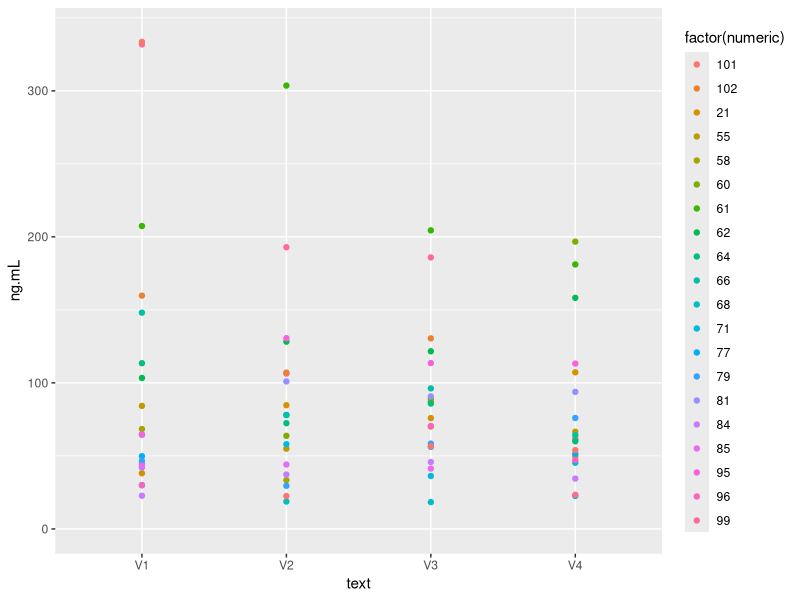
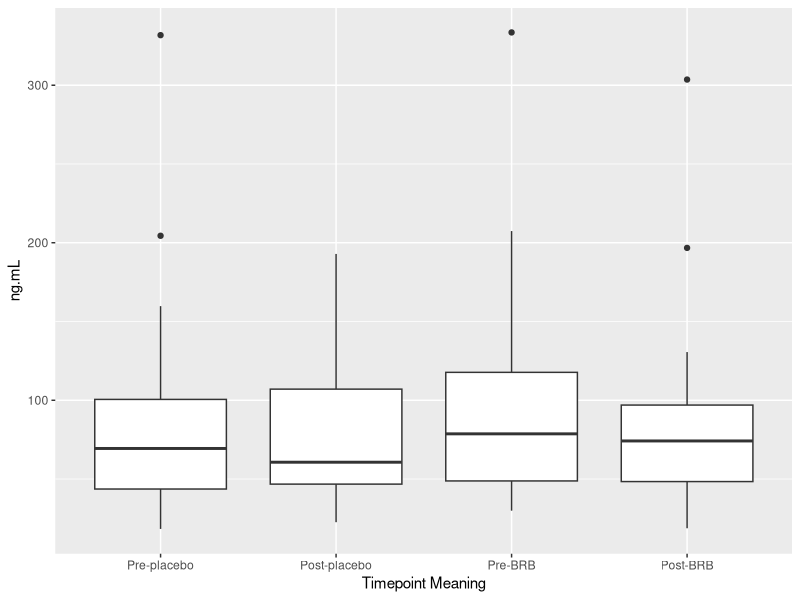
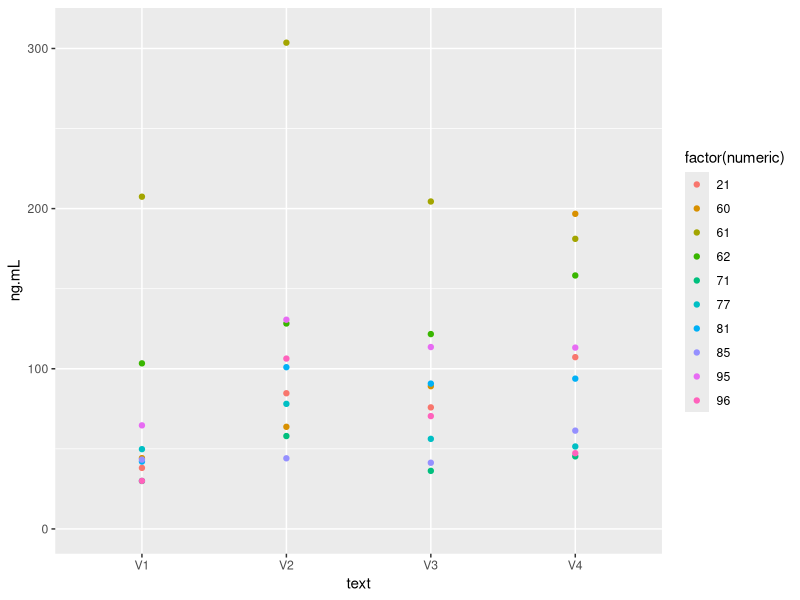
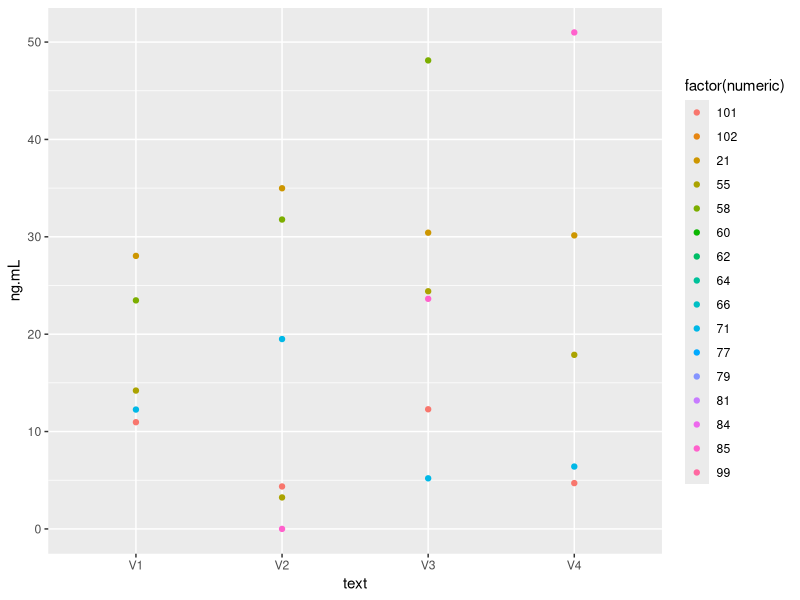
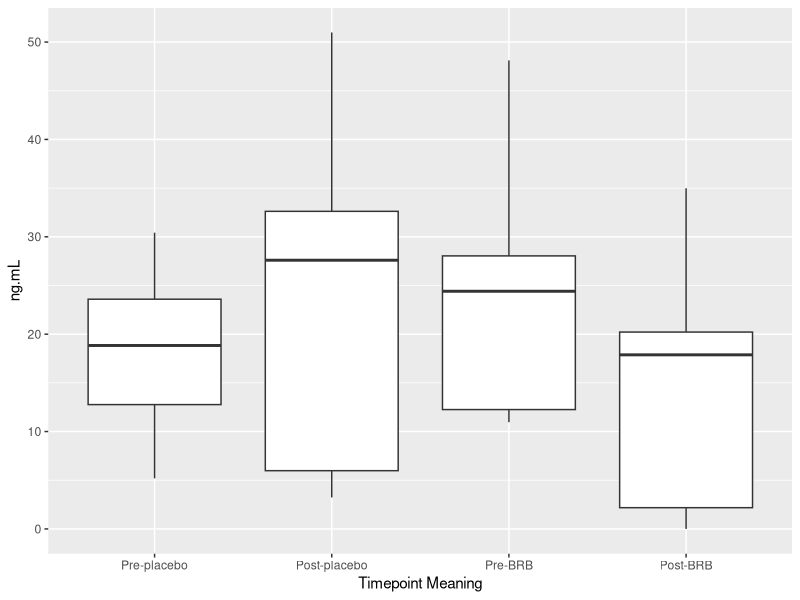
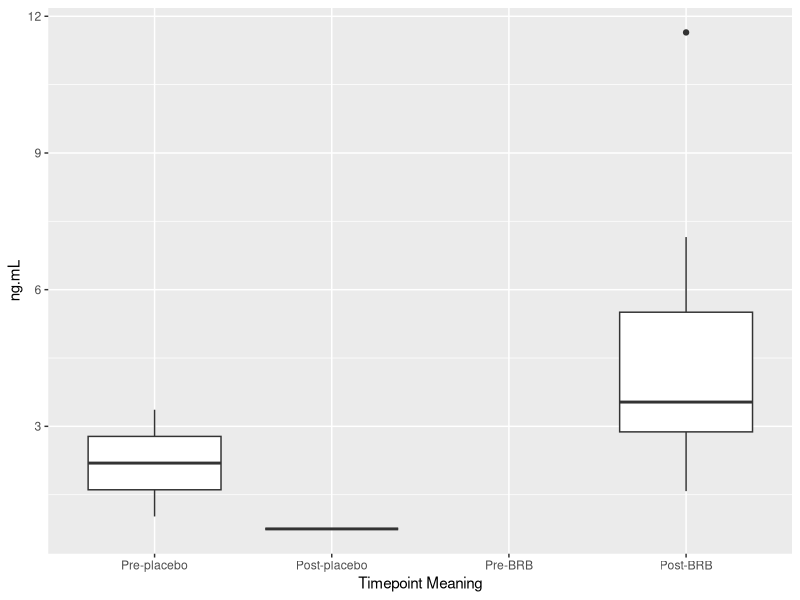

The R script that drew these images, in order: (Note: this script raises an error after producing the figures.)
## ---- chunk 1
knitr::opts_chunk$set(echo = TRUE)

library(readxl)
library(tidyverse)
library(dplyr)
library(ggplot2)
library(tidyr)
## ---- chunk 2
met <- readxl::read_xlsx("../data/raw/urine-metabolomics/Dan Urine Anthocyanin 11-10-2022.xlsx")
met2 <- readxl::read_xlsx("../data/raw/urine-metabolomics/Dan Urine Anthocyanin 11-10-2022.xlsx")

metadata4 <- read_excel("../data/raw/urine-metabolomics/Dan Urine Anthocyanin 11-10-2022.xlsx", sheet = "concentration ng mL")
metadata5 <- read_excel("../data/raw/urine-metabolomics/Dan Urine Anthocyanin 11-10-2022.xlsx", sheet = "concentration ng mL")
metadata6 <- read_excel("../data/raw/urine-metabolomics/Dan Urine Anthocyanin 11-10-2022.xlsx", sheet = "concentration ng mL")
metadata7 <- read_excel("../data/raw/urine-metabolomics/Dan Urine Anthocyanin 11-10-2022.xlsx", sheet = "concentration ng mL")
metadata8 <- read_excel("../data/raw/urine-metabolomics/Dan Urine Anthocyanin 11-10-2022.xlsx", sheet = "concentration ng mL")
metadata9 <- read_excel("../data/raw/urine-metabolomics/Dan Urine Anthocyanin 11-10-2022.xlsx", sheet = "concentration ng mL")
metadata10 <- read_excel("../data/raw/urine-metabolomics/Dan Urine Anthocyanin 11-10-2022.xlsx", sheet = "concentration ng mL")
metadata11 <- read_excel("../data/raw/urine-metabolomics/Dan Urine Anthocyanin 11-10-2022.xlsx", sheet = "concentration ng mL")
metadata12 <- read_excel("../data/raw/urine-metabolomics/Dan Urine Anthocyanin 11-10-2022.xlsx", sheet = "concentration ng mL")
metadata13 <- read_excel("../data/raw/urine-metabolomics/Dan Urine Anthocyanin 11-10-2022.xlsx", sheet = "concentration ng mL")
metadata14 <- read_excel("../data/raw/urine-metabolomics/Dan Urine Anthocyanin 11-10-2022.xlsx", sheet = "concentration ng mL")
metadata15 <- read_excel("../data/raw/urine-metabolomics/Dan Urine Anthocyanin 11-10-2022.xlsx", sheet = "concentration ng mL")
metadata16 <- read_excel("../data/raw/urine-metabolomics/Dan Urine Anthocyanin 11-10-2022.xlsx", sheet = "concentration ng mL")
metadata17 <- read_excel("../data/raw/urine-metabolomics/Dan Urine Anthocyanin 11-10-2022.xlsx", sheet = "concentration ng mL")
metadata18 <- read_excel("../data/raw/urine-metabolomics/Dan Urine Anthocyanin 11-10-2022.xlsx", sheet = "concentration ng mL")
metadata19 <- read_excel("../data/raw/urine-metabolomics/Dan Urine Anthocyanin 11-10-2022.xlsx", sheet = "concentration ng mL")
timepoint.key <- read_csv("../data/derived/timepoint_key_long.csv")
## ---- chunk 3
met2 <- met2[-c(2:23), ]
met2.transf <- met2 %>%
  gather(key = "column_ID", value = "value", 2:81)
met2.sep <- met2.transf %>%
  separate(column_ID, into = c("numeric", "text"), sep = "-" , remove = FALSE)
## ---- chunk 4
metadata4 <- metadata4[-c(2:37), ]
metadata4.trans <- metadata4 %>% 
  gather(key = "column_ID", value = "value", 2:81)
metadata4.sep <- metadata4.trans %>%
  separate(column_ID, into = c("numeric", "text"), sep = "-" , remove = FALSE)
metadata4.sep <- metadata4.sep %>%
  rename(ng.mL=value)
metadata4.sep$text <- toupper(metadata4.sep$text)
timepoint.key[6, "timepoints"] <- "HONC60-03-v3"
timepoint.key[9, "timepoints"] <- "HONC60-05-v3"
timepoint.key[87, "timepoints"] <- "HONC60-76-v1"
timepoint.key[120, "timepoints"] <- "HONC60-97-v4"
timepoint.key <- timepoint.key %>%
   separate(timepoints, into = c("Prefix", "Suffix"), sep = "(?<=HONC60)-")
timepoint.key <- timepoint.key %>%
  separate(Suffix, into = c("numeric", "text"), sep = "-")
timepoint.key$text <- toupper(timepoint.key$text)
timepoint.key$text <- gsub("\\.1", "", timepoint.key$text)
merged.meta.tpk <- merge(metadata4.sep, timepoint.key, by = c("numeric", "text"))
merged.meta.tpk <- merged.meta.tpk %>%
  mutate(timepoint_meaning = case_when(
    Timepoint == "rP" ~ "Pre-placebo" ,
    Timepoint == "tP" ~ "Post-placebo" , 
    Timepoint == "rB" ~ "Pre-BRB" , 
    Timepoint == "tB" ~ "Post-BRB" , 
    TRUE ~ "unknown"
  ))

## ---- chunk 5
metadata4.sep$ng.mL <- as.numeric(metadata4.sep$ng.mL)
ggplot(metadata4.sep, aes(x = text, y = ng.mL, color = factor(numeric))) + 
  geom_point() + 
  scale_y_continuous(name = "ng.mL", limits = c(0,340))
## ---- chunk 6
merged.meta.tpk$ng.mL <- as.numeric(merged.meta.tpk$ng.mL)

non_numeric_values <- merged.meta.tpk[!is.na(as.numeric(merged.meta.tpk$ng.mL)) & !is.finite(merged.meta.tpk$ng.mL), "ng.mL"]
if (length(non_numeric_values) > 0) {
  print("Warning: 'ng.mL' column contains non-numeric values.")
}
avg_data <- merged.meta.tpk %>%
  group_by(timepoint_meaning) %>%
  summarize(avg_value = mean(ng.mL, na.rm = TRUE))
View(avg_data)
ggplot(merged.meta.tpk, aes(x = factor(timepoint_meaning, levels = c("Pre-placebo", "Post-placebo", "Pre-BRB", "Post-BRB")) , y = ng.mL)) +
  geom_boxplot() +
  labs(x = "Timepoint Meaning")
## ---- chunk 7
metadata4.sep.high <- metadata4.sep
metadata4.sep.high <- subset(metadata4.sep.high, numeric %in% c(21, 61, 60, 71, 77, 81, 95, 96, 62, 85))
metadata4.sep.high$ng.mL <- as.numeric(metadata4.sep.high$ng.mL)
ggplot(metadata4.sep.high, aes(x = text, y = ng.mL, color = factor(numeric))) + 
  geom_point() + 
  scale_y_continuous(name = "ng.mL", limits = c(0,310))
## ---- chunk 8
metadata5 <- metadata5[-c(1, 3:37), ]
metadata5.trans <- metadata5 %>%
  gather(key = "column_ID", value = "value", 2:81)
metadata5.sepe <- metadata5.trans %>%
  separate(column_ID, into = c("numeric", "text"), sep = "-", remove = FALSE)
metadata5.sepe <- metadata5.sepe %>%
  rename(ng.mL=value)
metadata5.sepe$text <- toupper(metadata5.sepe$text)
merged.meta5.tpk <- merge(metadata5.sepe, timepoint.key, by = c("numeric", "text"))
merged.meta5.tpk <- merged.meta5.tpk %>%
  mutate(timepoint_meaning = case_when(
    Timepoint == "rP" ~ "Pre-placebo" ,
    Timepoint == "tP" ~ "Post-placebo" , 
    Timepoint == "rB" ~ "Pre-BRB" , 
    Timepoint == "tB" ~ "Post-BRB" , 
    TRUE ~ "unknown"
  ))
## ---- chunk 9
metadata5.sepe.dupe <- metadata5.sepe[complete.cases(metadata5.sepe),]
values_to_delete <- c(95, 96, 68, 61)
metadata5.sepe.dupe <- metadata5.sepe.dupe[!(metadata5.sepe.dupe$numeric %in% values_to_delete), ]
## ---- chunk 10
metadata5.sepe.dupe$ng.mL <- as.numeric(metadata5.sepe.dupe$ng.mL)
ggplot(metadata5.sepe.dupe, aes(x = text, y = ng.mL, color = factor(numeric))) + 
  geom_point() + 
  scale_y_continuous(name = "ng.mL")
## ---- chunk 11
merged.meta5.tpk$ng.mL <- as.numeric(merged.meta5.tpk$ng.mL)

non_numeric_values <- merged.meta5.tpk[!is.na(as.numeric(merged.meta.tpk$ng.mL)) & !is.finite(merged.meta5.tpk$ng.mL), "ng.mL"]
if (length(non_numeric_values) > 0) {
  print("Warning: 'ng.mL' column contains non-numeric values.")
}
avg_data <- merged.meta5.tpk %>%
  group_by(timepoint_meaning) %>%
  summarize(avg_value = mean(ng.mL, na.rm = TRUE))
View(avg_data)
ggplot(merged.meta5.tpk, aes(x = factor(timepoint_meaning, levels = c("Pre-placebo", "Post-placebo", "Pre-BRB", "Post-BRB")) , y = ng.mL)) +
  geom_boxplot() +
  labs(x = "Timepoint Meaning")
## ---- chunk 12
metadata6 <- metadata6[-c(1,2,4:37), ]
metadata6.trans <- metadata6 %>%
  gather(key = "column_ID", value = "value", 2:81)
metadata6.sep <- metadata6.trans %>%
  separate(column_ID, into = c("numeric", "text"), sep = "-", remove = FALSE)
metadata6.sep <- metadata6.sep %>%
  rename(ng.mL=value)
metadata6.sep$text <- toupper(metadata6.sep$text)
merged.meta6.tpk <- merge(metadata6.sep, timepoint.key, by = c("numeric", "text"))
merged.meta6.tpk <- merged.meta6.tpk %>%
  mutate(timepoint_meaning = case_when(
    Timepoint == "rP" ~ "Pre-placebo" ,
    Timepoint == "tP" ~ "Post-placebo" , 
    Timepoint == "rB" ~ "Pre-BRB" , 
    Timepoint == "tB" ~ "Post-BRB" , 
    TRUE ~ "unknown"
  ))
## ---- chunk 13
merged.meta6.tpk$ng.mL <- as.numeric(merged.meta6.tpk$ng.mL)

non_numeric_values <- merged.meta6.tpk[!is.na(as.numeric(merged.meta6.tpk$ng.mL)) & !is.finite(merged.meta6.tpk$ng.mL), "ng.mL"]
if (length(non_numeric_values) > 0) {
  print("Warning: 'ng.mL' column contains non-numeric values.")
}
avg_data <- merged.meta6.tpk %>%
  group_by(timepoint_meaning) %>%
  summarize(avg_value = mean(ng.mL, na.rm = TRUE))
View(avg_data)
ggplot(merged.meta6.tpk, aes(x = factor(timepoint_meaning, levels = c("Pre-placebo", "Post-placebo", "Pre-BRB", "Post-BRB")) , y = ng.mL)) +
  geom_boxplot() +
  labs(x = "Timepoint Meaning")
## ---- chunk 14
metadata6.sep.dup <- metadata6.sep.dup[metadata6.sep.dup$ng.mL != "NA", ]
## ---- chunk 15
metadata7 <- metadata7[-c(1:3,5:37), ]
metadata7.trans <- metadata7 %>%
  gather(key = "column_ID", value = "value", 2:81)
metadata7.sep <- metadata7.trans %>%
  separate(column_ID, into = c("numeric", "text"), sep = "-", remove = FALSE)
metadata7.sep <- metadata7.sep %>%
  rename(ng.mL=value)
metadata7.sep$text <- toupper(metadata7.sep$text)
merged.meta7.tpk <- merge(metadata7.sep, timepoint.key, by = c("numeric", "text"))
merged.meta7.tpk <- merged.meta7.tpk %>%
  mutate(timepoint_meaning = case_when(
    Timepoint == "rP" ~ "Pre-placebo" ,
    Timepoint == "tP" ~ "Post-placebo" , 
    Timepoint == "rB" ~ "Pre-BRB" , 
    Timepoint == "tB" ~ "Post-BRB" , 
    TRUE ~ "unknown"
  ))
## ---- chunk 16
metadata7.sep.dup <- metadata7.sep[metadata7.sep$ng.mL != "NA", ]
## ---- chunk 17
merged.meta7.tpk$ng.mL <- as.numeric(merged.meta7.tpk$ng.mL)

non_numeric_values <- merged.meta7.tpk[!is.na(as.numeric(merged.meta7.tpk$ng.mL)) & !is.finite(merged.meta7.tpk$ng.mL), "ng.mL"]
if (length(non_numeric_values) > 0) {
  print("Warning: 'ng.mL' column contains non-numeric values.")
}
avg_data <- merged.meta7.tpk %>%
  group_by(timepoint_meaning) %>%
  summarize(avg_value = mean(ng.mL, na.rm = TRUE))
View(avg_data)
ggplot(merged.meta7.tpk, aes(x = factor(timepoint_meaning, levels = c("Pre-placebo", "Post-placebo", "Pre-BRB", "Post-BRB")) , y = ng.mL)) +
  geom_boxplot() +
  labs(x = "Timepoint Meaning")
## ---- chunk 18
metadata8 <- metadata8[-c(1:4,6:37), ]
metadata8.trans <- metadata8 %>%
  gather(key = "column_ID", value = "value", 2:81)
metadata8.sep <- metadata8.trans %>%
  separate(column_ID, into = c("numeric", "text"), sep = "-", remove = FALSE)
metadata8.sep <- metadata8.sep %>%
  rename(ng.mL=value)
metadata8.sep$text <- toupper(metadata8.sep$text)
merged.meta8.tpk <- merge(metadata8.sep, timepoint.key, by = c("numeric", "text"))
merged.meta8.tpk <- merged.meta8.tpk %>%
  mutate(timepoint_meaning = case_when(
    Timepoint == "rP" ~ "Pre-placebo" ,
    Timepoint == "tP" ~ "Post-placebo" , 
    Timepoint == "rB" ~ "Pre-BRB" , 
    Timepoint == "tB" ~ "Post-BRB" , 
    TRUE ~ "unknown"
  ))
## ---- chunk 19
metadata8.sep.dup <- metadata8.sep[metadata8.sep$ng.mL != "NA", ]
## ---- chunk 20
merged.meta8.tpk$ng.mL <- as.numeric(merged.meta8.tpk$ng.mL)

non_numeric_values <- merged.meta8.tpk[!is.na(as.numeric(merged.meta8.tpk$ng.mL)) & !is.finite(merged.meta8.tpk$ng.mL), "ng.mL"]
if (length(non_numeric_values) > 0) {
  print("Warning: 'ng.mL' column contains non-numeric values.")
}
avg_data <- merged.meta8.tpk %>%
  group_by(timepoint_meaning) %>%
  summarize(avg_value = mean(ng.mL, na.rm = TRUE))
View(avg_data)
ggplot(merged.meta8.tpk, aes(x = factor(timepoint_meaning, levels = c("Pre-placebo", "Post-placebo", "Pre-BRB", "Post-BRB")) , y = ng.mL)) +
  geom_boxplot() +
  labs(x = "Timepoint Meaning")
## ---- chunk 21
metadata9 <- metadata9[-c(1:5,7:37), ]
metadata9.trans <- metadata9 %>%
  gather(key = "column_ID", value = "value", 2:81)
metadata9.sep <- metadata9.trans %>%
  separate(column_ID, into = c("numeric", "text"), sep = "-", remove = FALSE)
metadata9.sep <- metadata9.sep %>%
  rename(ng.mL=value)
metadata9.sep$text <- toupper(metadata9.sep$text)
merged.meta9.tpk <- merge(metadata9.sep, timepoint.key, by = c("numeric", "text"))
merged.meta9.tpk <- merged.meta9.tpk %>%
  mutate(timepoint_meaning = case_when(
    Timepoint == "rP" ~ "Pre-placebo" ,
    Timepoint == "tP" ~ "Post-placebo" , 
    Timepoint == "rB" ~ "Pre-BRB" , 
    Timepoint == "tB" ~ "Post-BRB" , 
    TRUE ~ "unknown"
  ))
## ---- chunk 22
metadata9.sep.dup <- metadata9.sep[metadata9.sep$ng.mL != "NA", ]
## ---- chunk 23
merged.meta9.tpk$ng.mL <- as.numeric(merged.meta9.tpk$ng.mL)

non_numeric_values <- merged.meta9.tpk[!is.na(as.numeric(merged.meta9.tpk$ng.mL)) & !is.finite(merged.meta9.tpk$ng.mL), "ng.mL"]
if (length(non_numeric_values) > 0) {
  print("Warning: 'ng.mL' column contains non-numeric values.")
}
avg_data <- merged.meta9.tpk %>%
  group_by(timepoint_meaning) %>%
  summarize(avg_value = mean(ng.mL, na.rm = TRUE))
View(avg_data)
ggplot(merged.meta9.tpk, aes(x = factor(timepoint_meaning, levels = c("Pre-placebo", "Post-placebo", "Pre-BRB", "Post-BRB")) , y = ng.mL)) +
  geom_boxplot() +
  labs(x = "Timepoint Meaning")
## ---- chunk 24
metadata10 <- metadata10[-c(1:6,8:37), ]
metadata10.trans <- metadata10 %>%
  gather(key = "column_ID", value = "value", 2:81)
metadata10.sep <- metadata10.trans %>%
  separate(column_ID, into = c("numeric", "text"), sep = "-", remove = FALSE)
metadata10.sep <- metadata10.sep %>%
  rename(ng.mL=value)
metadata10.sep$text <- toupper(metadata10.sep$text)
merged.meta10.tpk <- merge(metadata10.sep, timepoint.key, by = c("numeric", "text"))
merged.meta10.tpk <- merged.meta10.tpk %>%
  mutate(timepoint_meaning = case_when(
    Timepoint == "rP" ~ "Pre-placebo" ,
    Timepoint == "tP" ~ "Post-placebo" , 
    Timepoint == "rB" ~ "Pre-BRB" , 
    Timepoint == "tB" ~ "Post-BRB" , 
    TRUE ~ "unknown"
  ))
## ---- chunk 25
metadata10.sep.dup <- metadata10.sep[metadata10.sep$ng.mL != "NA", ]
## ---- chunk 26
metadata10.sep.dup.77 <- metadata10.sep.dup[metadata10.sep.dup$numeric == 77, ]
## ---- chunk 27
metadata10.sep.dup.77$ng.mL <- as.numeric(metadata10.sep.dup.77$ng.mL)
ggplot(metadata10.sep.dup.77, aes(x = text, y = ng.mL, color = factor(numeric))) + 
  geom_point() + 
  scale_y_continuous(name = "ng.mL")
## ---- chunk 28
merged.meta10.tpk$ng.mL <- as.numeric(merged.meta10.tpk$ng.mL)

non_numeric_values <- merged.meta10.tpk[!is.na(as.numeric(merged.meta10.tpk$ng.mL)) & !is.finite(merged.meta10.tpk$ng.mL), "ng.mL"]
if (length(non_numeric_values) > 0) {
  print("Warning: 'ng.mL' column contains non-numeric values.")
}
avg_data <- merged.meta10.tpk %>%
  group_by(timepoint_meaning) %>%
  summarize(avg_value = mean(ng.mL, na.rm = TRUE))
View(avg_data)
ggplot(merged.meta10.tpk, aes(x = factor(timepoint_meaning, levels = c("Pre-placebo", "Post-placebo", "Pre-BRB", "Post-BRB")) , y = ng.mL)) +
  geom_boxplot() +
  labs(x = "Timepoint Meaning")
## ---- chunk 29
metadata11 <- metadata11[-c(1:7,9:37), ]
metadata11.trans <- metadata11 %>%
  gather(key = "column_ID", value = "value", 2:81)
metadata11.sep <- metadata11.trans %>%
  separate(column_ID, into = c("numeric", "text"), sep = "-", remove = FALSE)
metadata11.sep <- metadata11.sep %>%
  rename(ng.mL=value)
metadata11.sep$text <- toupper(metadata11.sep$text)
merged.meta11.tpk <- merge(metadata11.sep, timepoint.key, by = c("numeric", "text"))
merged.meta11.tpk <- merged.meta11.tpk %>%
  mutate(timepoint_meaning = case_when(
    Timepoint == "rP" ~ "Pre-placebo" ,
    Timepoint == "tP" ~ "Post-placebo" , 
    Timepoint == "rB" ~ "Pre-BRB" , 
    Timepoint == "tB" ~ "Post-BRB" , 
    TRUE ~ "unknown"
  ))
## ---- chunk 30
metadata11.sep.dup <- metadata11.sep[metadata11.sep$ng.mL != "NA", ]
## ---- chunk 31
metadata11.sep.dup$ng.mL <- as.numeric(metadata11.sep.dup$ng.mL)
ggplot(metadata11.sep.dup, aes(x = text, y = ng.mL, color = factor(numeric))) + 
  geom_point() + 
  scale_y_continuous(name = "ng.mL")
## ---- chunk 32
merged.meta11.tpk$ng.mL <- as.numeric(merged.meta11.tpk$ng.mL)

non_numeric_values <- merged.meta11.tpk[!is.na(as.numeric(merged.meta11.tpk$ng.mL)) & !is.finite(merged.meta11.tpk$ng.mL), "ng.mL"]
if (length(non_numeric_values) > 0) {
  print("Warning: 'ng.mL' column contains non-numeric values.")
}
avg_data <- merged.meta11.tpk %>%
  group_by(timepoint_meaning) %>%
  summarize(avg_value = mean(ng.mL, na.rm = TRUE))
View(avg_data)
ggplot(merged.meta11.tpk, aes(x = factor(timepoint_meaning, levels = c("Pre-placebo", "Post-placebo", "Pre-BRB", "Post-BRB")) , y = ng.mL)) +
  geom_boxplot() +
  labs(x = "Timepoint Meaning")
## ---- chunk 33
metadata12 <- metadata12[-c(1:8,10:37), ]
metadata12.trans <- metadata12 %>%
  gather(key = "column_ID", value = "value", 2:81)
metadata12.sep <- metadata12.trans %>%
  separate(column_ID, into = c("numeric", "text"), sep = "-", remove = FALSE)
metadata12.sep <- metadata12.sep %>%
  rename(ng.mL=value)
metadata12.sep$text <- toupper(metadata12.sep$text)
merged.meta12.tpk <- merge(metadata12.sep, timepoint.key, by = c("numeric", "text"))
merged.meta12.tpk <- merged.meta12.tpk %>%
  mutate(timepoint_meaning = case_when(
    Timepoint == "rP" ~ "Pre-placebo" ,
    Timepoint == "tP" ~ "Post-placebo" , 
    Timepoint == "rB" ~ "Pre-BRB" , 
    Timepoint == "tB" ~ "Post-BRB" , 
    TRUE ~ "unknown"
  ))
## ---- chunk 34
metadata12.sep.dup <- metadata12.sep[metadata12.sep$ng.mL != "NA", ]
## ---- chunk 35
metadata12.sep.dup$ng.mL <- as.numeric(metadata12.sep.dup$ng.mL)
ggplot(metadata12.sep.dup, aes(x = text, y = ng.mL, color = factor(numeric))) + 
  geom_point() + 
  scale_y_continuous(name = "ng.mL")
## ---- chunk 36
merged.meta12.tpk$ng.mL <- as.numeric(merged.meta12.tpk$ng.mL)

non_numeric_values <- merged.meta12.tpk[!is.na(as.numeric(merged.meta12.tpk$ng.mL)) & !is.finite(merged.meta12.tpk$ng.mL), "ng.mL"]
if (length(non_numeric_values) > 0) {
  print("Warning: 'ng.mL' column contains non-numeric values.")
}
avg_data <- merged.meta12.tpk %>%
  group_by(timepoint_meaning) %>%
  summarize(avg_value = mean(ng.mL, na.rm = TRUE))
View(avg_data)
ggplot(merged.meta12.tpk, aes(x = factor(timepoint_meaning, levels = c("Pre-placebo", "Post-placebo", "Pre-BRB", "Post-BRB")) , y = ng.mL)) +
  geom_boxplot() +
  labs(x = "Timepoint Meaning")
## ---- chunk 37
metadata13 <- metadata13[-c(1:9,11:37), ]
metadata13.trans <- metadata13 %>%
  gather(key = "column_ID", value = "value", 2:81)
metadata13.sep <- metadata13.trans %>%
  separate(column_ID, into = c("numeric", "text"), sep = "-", remove = FALSE)
metadata13.sep <- metadata13.sep %>%
  rename(ng.mL=value)
metadata13.sep$text <- toupper(metadata13.sep$text)
merged.meta13.tpk <- merge(metadata13.sep, timepoint.key, by = c("numeric", "text"))
merged.meta13.tpk <- merged.meta13.tpk %>%
  mutate(timepoint_meaning = case_when(
    Timepoint == "rP" ~ "Pre-placebo" ,
    Timepoint == "tP" ~ "Post-placebo" , 
    Timepoint == "rB" ~ "Pre-BRB" , 
    Timepoint == "tB" ~ "Post-BRB" , 
    TRUE ~ "unknown"
  ))
## ---- chunk 38
metadata13.sep.dup <- metadata13.sep[metadata13.sep$ng.mL != "NA", ]
## ---- chunk 39
metadata13.sep.dup.84 <- metadata13.sep.dup[metadata13.sep.dup$numeric == 84, ]
## ---- chunk 40
metadata13.sep.dup.84$ng.mL <- as.numeric(metadata13.sep.dup.84$ng.mL)
ggplot(metadata13.sep.dup.84, aes(x = text, y = ng.mL, color = factor(numeric))) + 
  geom_point() + 
  scale_y_continuous(name = "ng.mL")
## ---- chunk 41
merged.meta13.tpk$ng.mL <- as.numeric(merged.meta13.tpk$ng.mL)

non_numeric_values <- merged.meta13.tpk[!is.na(as.numeric(merged.meta13.tpk$ng.mL)) & !is.finite(merged.meta13.tpk$ng.mL), "ng.mL"]
if (length(non_numeric_values) > 0) {
  print("Warning: 'ng.mL' column contains non-numeric values.")
}
avg_data <- merged.meta13.tpk %>%
  group_by(timepoint_meaning) %>%
  summarize(avg_value = mean(ng.mL, na.rm = TRUE))
View(avg_data)
ggplot(merged.meta13.tpk, aes(x = factor(timepoint_meaning, levels = c("Pre-placebo", "Post-placebo", "Pre-BRB", "Post-BRB")) , y = ng.mL)) +
  geom_boxplot() +
  labs(x = "Timepoint Meaning")
## ---- chunk 42
metadata14 <- metadata14[-c(1:10,12:37), ]
metadata14.trans <- metadata14 %>%
  gather(key = "column_ID", value = "value", 2:81)
metadata14.sep <- metadata14.trans %>%
  separate(column_ID, into = c("numeric", "text"), sep = "-", remove = FALSE)
metadata14.sep <- metadata14.sep %>%
  rename(ng.mL=value)
metadata14.sep$text <- toupper(metadata14.sep$text)
merged.meta14.tpk <- merge(metadata14.sep, timepoint.key, by = c("numeric", "text"))
merged.meta14.tpk <- merged.meta14.tpk %>%
  mutate(timepoint_meaning = case_when(
    Timepoint == "rP" ~ "Pre-placebo" ,
    Timepoint == "tP" ~ "Post-placebo" , 
    Timepoint == "rB" ~ "Pre-BRB" , 
    Timepoint == "tB" ~ "Post-BRB" , 
    TRUE ~ "unknown"
  ))
## ---- chunk 43
metadata14.sep.dup <- metadata14.sep[metadata14.sep$ng.mL != "NA", ]
## ---- chunk 44
merged.meta14.tpk$ng.mL <- as.numeric(merged.meta14.tpk$ng.mL)

non_numeric_values <- merged.meta14.tpk[!is.na(as.numeric(merged.meta14.tpk$ng.mL)) & !is.finite(merged.meta14.tpk$ng.mL), "ng.mL"]
if (length(non_numeric_values) > 0) {
  print("Warning: 'ng.mL' column contains non-numeric values.")
}
avg_data <- merged.meta14.tpk %>%
  group_by(timepoint_meaning) %>%
  summarize(avg_value = mean(ng.mL, na.rm = TRUE))
View(avg_data)
ggplot(merged.meta14.tpk, aes(x = factor(timepoint_meaning, levels = c("Pre-placebo", "Post-placebo", "Pre-BRB", "Post-BRB")) , y = ng.mL)) +
  geom_boxplot() +
  labs(x = "Timepoint Meaning")
## ---- chunk 45
metadata15 <- metadata15[-c(1:11,13:37), ]
metadata15.trans <- metadata15 %>%
  gather(key = "column_ID", value = "value", 2:81)
metadata15.sep <- metadata15.trans %>%
  separate(column_ID, into = c("numeric", "text"), sep = "-", remove = FALSE)
metadata15.sep <- metadata15.sep %>%
  rename(ng.mL=value)
metadata15.sep$text <- toupper(metadata15.sep$text)
merged.meta15.tpk <- merge(metadata15.sep, timepoint.key, by = c("numeric", "text"))
merged.meta15.tpk <- merged.meta15.tpk %>%
  mutate(timepoint_meaning = case_when(
    Timepoint == "rP" ~ "Pre-placebo" ,
    Timepoint == "tP" ~ "Post-placebo" , 
    Timepoint == "rB" ~ "Pre-BRB" , 
    Timepoint == "tB" ~ "Post-BRB" , 
    TRUE ~ "unknown"
  ))
## ---- chunk 46
metadata15.sep.dup <- metadata15.sep[metadata15.sep$ng.mL != "NA", ]
## ---- chunk 47
metadata15.sep.dup.66 <- metadata15.sep.dup[metadata15.sep.dup$numeric == 66, ]
## ---- chunk 48
metadata15.sep.dup.66$ng.mL <- as.numeric(metadata15.sep.dup.66$ng.mL)
ggplot(metadata15.sep.dup.66, aes(x = text, y = ng.mL, color = factor(numeric))) + 
  geom_point() + 
  scale_y_continuous(name = "ng.mL")
## ---- chunk 49
merged.meta15.tpk$ng.mL <- as.numeric(merged.meta15.tpk$ng.mL)

non_numeric_values <- merged.meta15.tpk[!is.na(as.numeric(merged.meta15.tpk$ng.mL)) & !is.finite(merged.meta15.tpk$ng.mL), "ng.mL"]
if (length(non_numeric_values) > 0) {
  print("Warning: 'ng.mL' column contains non-numeric values.")
}
avg_data <- merged.meta15.tpk %>%
  group_by(timepoint_meaning) %>%
  summarize(avg_value = mean(ng.mL, na.rm = TRUE))
View(avg_data)
ggplot(merged.meta15.tpk, aes(x = factor(timepoint_meaning, levels = c("Pre-placebo", "Post-placebo", "Pre-BRB", "Post-BRB")) , y = ng.mL)) +
  geom_boxplot() +
  labs(x = "Timepoint Meaning")
## ---- chunk 50
metadata16 <- metadata16[-c(1:12,14:37), ]
metadata16.trans <- metadata16 %>%
  gather(key = "column_ID", value = "value", 2:81)
metadata16.sep <- metadata16.trans %>%
  separate(column_ID, into = c("numeric", "text"), sep = "-", remove = FALSE)
metadata16.sep <- metadata16.sep %>%
  rename(ng.mL=value)
metadata16.sep$text <- toupper(metadata16.sep$text)
merged.meta16.tpk <- merge(metadata16.sep, timepoint.key, by = c("numeric", "text"))
merged.meta16.tpk <- merged.meta16.tpk %>%
  mutate(timepoint_meaning = case_when(
    Timepoint == "rP" ~ "Pre-placebo" ,
    Timepoint == "tP" ~ "Post-placebo" , 
    Timepoint == "rB" ~ "Pre-BRB" , 
    Timepoint == "tB" ~ "Post-BRB" , 
    TRUE ~ "unknown"
  ))
## ---- chunk 51
metadata16.sep.dup <- metadata16.sep[metadata16.sep$ng.mL != "NA", ]
## ---- chunk 52
metadata16.sep.dup.77 <- metadata16.sep.dup[metadata16.sep.dup$numeric == 77, ]
## ---- chunk 53
metadata16.sep.dup.77$ng.mL <- as.numeric(metadata16.sep.dup.77$ng.mL)
ggplot(metadata16.sep.dup.77, aes(x = text, y = ng.mL, color = factor(numeric))) + 
  geom_point() + 
  scale_y_continuous(name = "ng.mL")
## ---- chunk 54
merged.meta16.tpk$ng.mL <- as.numeric(merged.meta16.tpk$ng.mL)

non_numeric_values <- merged.meta16.tpk[!is.na(as.numeric(merged.meta16.tpk$ng.mL)) & !is.finite(merged.meta16.tpk$ng.mL), "ng.mL"]
if (length(non_numeric_values) > 0) {
  print("Warning: 'ng.mL' column contains non-numeric values.")
}
avg_data <- merged.meta16.tpk %>%
  group_by(timepoint_meaning) %>%
  summarize(avg_value = mean(ng.mL, na.rm = TRUE))
View(avg_data)
ggplot(merged.meta16.tpk, aes(x = factor(timepoint_meaning, levels = c("Pre-placebo", "Post-placebo", "Pre-BRB", "Post-BRB")) , y = ng.mL)) +
  geom_boxplot() +
  labs(x = "Timepoint Meaning")
## ---- chunk 55
metadata17 <- metadata17[-c(1:13,15:37), ]
metadata17.trans <- metadata17 %>%
  gather(key = "column_ID", value = "value", 2:81)
metadata17.sep <- metadata17.trans %>%
  separate(column_ID, into = c("numeric", "text"), sep = "-", remove = FALSE)
metadata17.sep <- metadata17.sep %>%
  rename(ng.mL=value)
metadata17.sep$text <- toupper(metadata17.sep$text)
merged.meta17.tpk <- merge(metadata17.sep, timepoint.key, by = c("numeric", "text"))
merged.meta17.tpk <- merged.meta17.tpk %>%
  mutate(timepoint_meaning = case_when(
    Timepoint == "rP" ~ "Pre-placebo" ,
    Timepoint == "tP" ~ "Post-placebo" , 
    Timepoint == "rB" ~ "Pre-BRB" , 
    Timepoint == "tB" ~ "Post-BRB" , 
    TRUE ~ "unknown"
  ))
## ---- chunk 56
metadata17.sep.dup <- metadata17.sep[metadata17.sep$ng.mL != "NA", ]
## ---- chunk 57
metadata17.sep.dup.66 <- metadata17.sep.dup[metadata17.sep.dup$numeric == 66, ]
## ---- chunk 58
metadata17.sep.dup.66$ng.mL <- as.numeric(metadata17.sep.dup.66$ng.mL)
ggplot(metadata17.sep.dup.66, aes(x = text, y = ng.mL, color = factor(numeric))) + 
  geom_point() + 
  scale_y_continuous(name = "ng.mL")
## ---- chunk 59
merged.meta17.tpk$ng.mL <- as.numeric(merged.meta17.tpk$ng.mL)

non_numeric_values <- merged.meta17.tpk[!is.na(as.numeric(merged.meta17.tpk$ng.mL)) & !is.finite(merged.meta17.tpk$ng.mL), "ng.mL"]
if (length(non_numeric_values) > 0) {
  print("Warning: 'ng.mL' column contains non-numeric values.")
}
avg_data <- merged.meta17.tpk %>%
  group_by(timepoint_meaning) %>%
  summarize(avg_value = mean(ng.mL, na.rm = TRUE))
View(avg_data)
ggplot(merged.meta17.tpk, aes(x = factor(timepoint_meaning, levels = c("Pre-placebo", "Post-placebo", "Pre-BRB", "Post-BRB")) , y = ng.mL)) +
  geom_boxplot() +
  labs(x = "Timepoint Meaning")
## ---- chunk 60
metadata18 <- metadata18[-c(1:14,16:37), ]
metadata18.trans <- metadata18 %>%
  gather(key = "column_ID", value = "value", 2:81)
metadata18.sep <- metadata18.trans %>%
  separate(column_ID, into = c("numeric", "text"), sep = "-", remove = FALSE)
metadata18.sep <- metadata18.sep %>%
  rename(ng.mL=value)
metadata18.sep$text <- toupper(metadata18.sep$text)
merged.meta18.tpk <- merge(metadata18.sep, timepoint.key, by = c("numeric", "text"))
merged.meta18.tpk <- merged.meta18.tpk %>%
  mutate(timepoint_meaning = case_when(
    Timepoint == "rP" ~ "Pre-placebo" ,
    Timepoint == "tP" ~ "Post-placebo" , 
    Timepoint == "rB" ~ "Pre-BRB" , 
    Timepoint == "tB" ~ "Post-BRB" , 
    TRUE ~ "unknown"
  ))
## ---- chunk 61
metadata18.sep$ng.mL <- as.numeric(metadata18.sep$ng.mL)
ggplot(metadata18.sep, aes(x = text, y = ng.mL, color = factor(numeric))) + 
  geom_point() + 
  scale_y_continuous(name = "ng.mL")
## ---- chunk 62
merged.meta18.tpk$ng.mL <- as.numeric(merged.meta18.tpk$ng.mL)

non_numeric_values <- merged.meta18.tpk[!is.na(as.numeric(merged.meta18.tpk$ng.mL)) & !is.finite(merged.meta18.tpk$ng.mL), "ng.mL"]
if (length(non_numeric_values) > 0) {
  print("Warning: 'ng.mL' column contains non-numeric values.")
}
avg_data <- merged.meta18.tpk %>%
  group_by(timepoint_meaning) %>%
  summarize(avg_value = mean(ng.mL, na.rm = TRUE))
View(avg_data)
ggplot(merged.meta18.tpk, aes(x = factor(timepoint_meaning, levels = c("Pre-placebo", "Post-placebo", "Pre-BRB", "Post-BRB")) , y = ng.mL)) +
  geom_boxplot() +
  labs(x = "Timepoint Meaning")
## ---- chunk 63
metadata19 <- metadata19[-c(1:15,17:37), ]
metadata19.trans <- metadata19 %>%
  gather(key = "column_ID", value = "value", 2:81)
metadata19.sep <- metadata19.trans %>%
  separate(column_ID, into = c("numeric", "text"), sep = "-", remove = FALSE)
metadata19.sep <- metadata19.sep %>%
  rename(ng.mL=value)
metadata19.sep$text <- toupper(metadata19.sep$text)
merged.meta19.tpk <- merge(metadata19.sep, timepoint.key, by = c("numeric", "text"))
merged.meta19.tpk <- merged.meta19.tpk %>%
  mutate(timepoint_meaning = case_when(
    Timepoint == "rP" ~ "Pre-placebo" ,
    Timepoint == "tP" ~ "Post-placebo" , 
    Timepoint == "rB" ~ "Pre-BRB" , 
    Timepoint == "tB" ~ "Post-BRB" , 
    TRUE ~ "unknown"
  ))
## ---- chunk 64
metadata19.sep$ng.mL <- as.numeric(metadata19.sep$ng.mL)
ggplot(metadata19.sep, aes(x = text, y = ng.mL, color = factor(numeric))) + 
  geom_point() + 
  scale_y_continuous(name = "ng.mL")
## ---- chunk 65
merged.meta19.tpk$ng.mL <- as.numeric(merged.meta19.tpk$ng.mL)

non_numeric_values <- merged.meta19.tpk[!is.na(as.numeric(merged.meta19.tpk$ng.mL)) & !is.finite(merged.meta19.tpk$ng.mL), "ng.mL"]
if (length(non_numeric_values) > 0) {
  print("Warning: 'ng.mL' column contains non-numeric values.")
}
avg_data <- merged.meta19.tpk %>%
  group_by(timepoint_meaning) %>%
  summarize(avg_value = mean(ng.mL, na.rm = TRUE))
View(avg_data)
ggplot(merged.meta19.tpk, aes(x = factor(timepoint_meaning, levels = c("Pre-placebo", "Post-placebo", "Pre-BRB", "Post-BRB")) , y = ng.mL)) +
  geom_boxplot() +
  labs(x = "Timepoint Meaning")
## ---- chunk 66
merged.meta.tpk.difference <- merged.meta.tpk %>%
  pivot_wider(names_from = timepoint_meaning, values_from = ng.mL)
merged.meta.tpk.difference <- merged.meta.tpk.difference %>%
  select(-`Pre-placebo`, -`Post-placebo`)
merged.meta.tpk.difference.filtered <- subset(merged.meta.tpk.difference, !grepl("rP|tP", Timepoint))
merged.meta.tpk.difference.filtered$`Post-BRB` <- as.numeric(merged.meta.tpk.difference.filtered$`Post-BRB`)
merged.meta.tpk.difference.filtered$`Pre-BRB` <- as.numeric(merged.meta.tpk.difference.filtered$`Pre-BRB`)
merged.meta.tpk.difference.filtered <- merged.meta.tpk.difference.filtered %>%
  mutate(Post_BRB_aligned = lead(`Post-BRB`), Pre_BRB_aligned = lag(`Pre-BRB`))
merged.meta.tpk.difference.filtered <- merged.meta.tpk.difference.filtered %>%
  select(-Difference)
merged.meta.tpk.difference.filtered <- merged.meta.tpk.difference.filtered %>%
  mutate(Difference = Post_BRB_aligned - `Pre-BRB`)
## ---- chunk 67
merged.meta6.tpk.difference <- merged.meta6.tpk %>%
  pivot_wider(names_from = timepoint_meaning, values_from = ng.mL)
merged.meta6.tpk.difference[is.na(merged.meta6.tpk.difference)] <- 0
